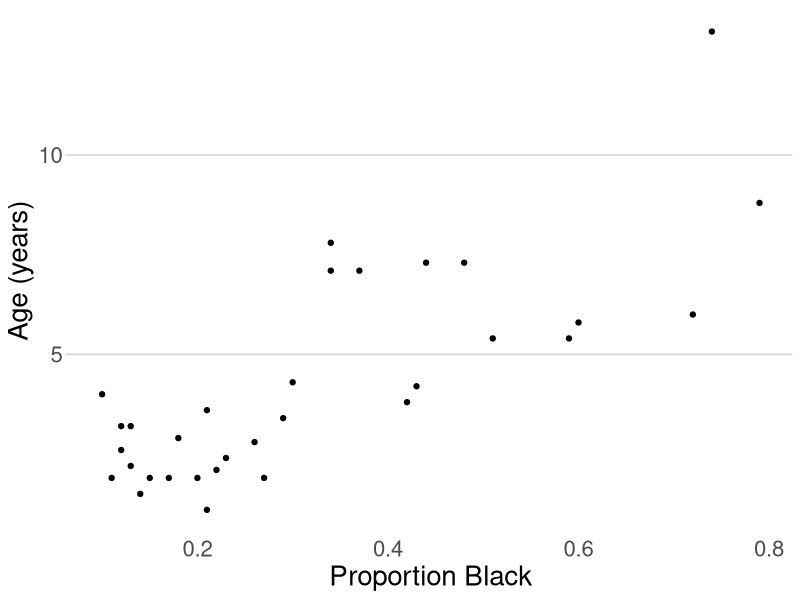
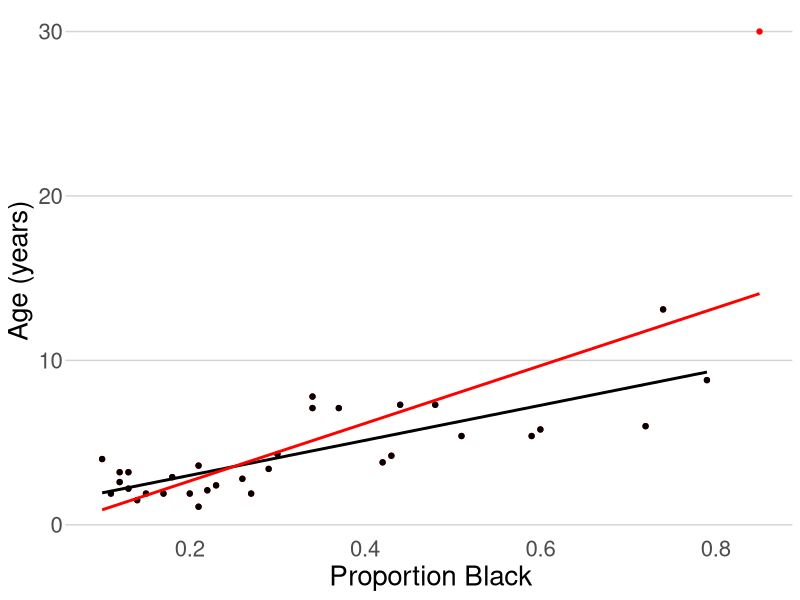

Source code (R) for these figures, in order:
# CHAPTER 17

dat <- data.frame(black_prop = c(0.21, 0.14, 0.11, 0.13, 0.12, 0.13, 0.12, 0.18, 
                                 0.23, 0.22, 0.20, 0.17, 0.15, 0.27, 0.26, 0.21, 
                                 0.30, 0.42, 0.43, 0.59, 0.60, 0.72, 0.29, 0.10, 
                                 0.48, 0.44, 0.34, 0.37, 0.34, 0.74, 0.79, 0.51),
                  age = c(1.1, 1.5, 1.9, 2.2, 2.6, 3.2, 3.2, 2.9, 2.4, 2.1, 1.9, 
                          1.9, 1.9, 1.9, 2.8, 3.6, 4.3, 3.8, 4.2, 5.4, 5.8, 6.0, 
                          3.4, 4.0, 7.3, 7.3, 7.8, 7.1, 7.1, 13.1, 8.8, 5.4))

library(ggplot2)

ggplot(dat, aes(x = black_prop, y = age)) + 
    geom_point() + 
    xlab("Proportion Black") +
    ylab("Age (years)") + 
    theme(panel.background = element_blank(), 
          panel.grid.major.y = element_line(color = "light gray"),
          panel.grid.major.x = element_blank(),
          axis.ticks.x = element_blank(),
          axis.ticks.y = element_line(color = "light gray"),
          text = element_text(size = 20), 
          legend.position = "none",
          strip.background = element_blank(), 
          legend.title = element_blank()) 


dat <- data.frame(black_prop = c(0.21, 0.14, 0.11, 0.13, 0.12, 0.13, 0.12, 0.18, 
                                 0.23, 0.22, 0.20, 0.17, 0.15, 0.27, 0.26, 0.21, 
                                 0.30, 0.42, 0.43, 0.59, 0.60, 0.72, 0.29, 0.10, 
                                 0.48, 0.44, 0.34, 0.37, 0.34, 0.74, 0.79, 0.51),
                  age = c(1.1, 1.5, 1.9, 2.2, 2.6, 3.2, 3.2, 2.9, 2.4, 2.1, 1.9, 
                          1.9, 1.9, 1.9, 2.8, 3.6, 4.3, 3.8, 4.2, 5.4, 5.8, 6.0, 
                          3.4, 4.0, 7.3, 7.3, 7.8, 7.1, 7.1, 13.1, 8.8, 5.4))

dat1 <- dat
dat1$source = "original"

outlier <- data.frame(black_prop = 0.85,
                      age = 30)
dat2 <- rbind(dat, outlier)
dat2$source = "outlier"

dat <- rbind(dat2, dat1)

ggplot(dat, aes(x = black_prop, y = age, group = source, color = source)) + 
    geom_point() + 
    geom_smooth(method = "lm", formula = y ~ x, se = FALSE) +
    scale_color_manual(values = c("black", "red")) + 
    xlab("Proportion Black") +
    ylab("Age (years)") + 
    theme(panel.background = element_blank(), 
          panel.grid.major.y = element_line(color = "light gray"),
          panel.grid.major.x = element_blank(),
          axis.ticks.x = element_blank(),
          axis.ticks.y = element_line(color = "light gray"),
          text = element_text(size = 20), 
          legend.position = "none",
          strip.background = element_blank(), 
          legend.title = element_blank()) 
